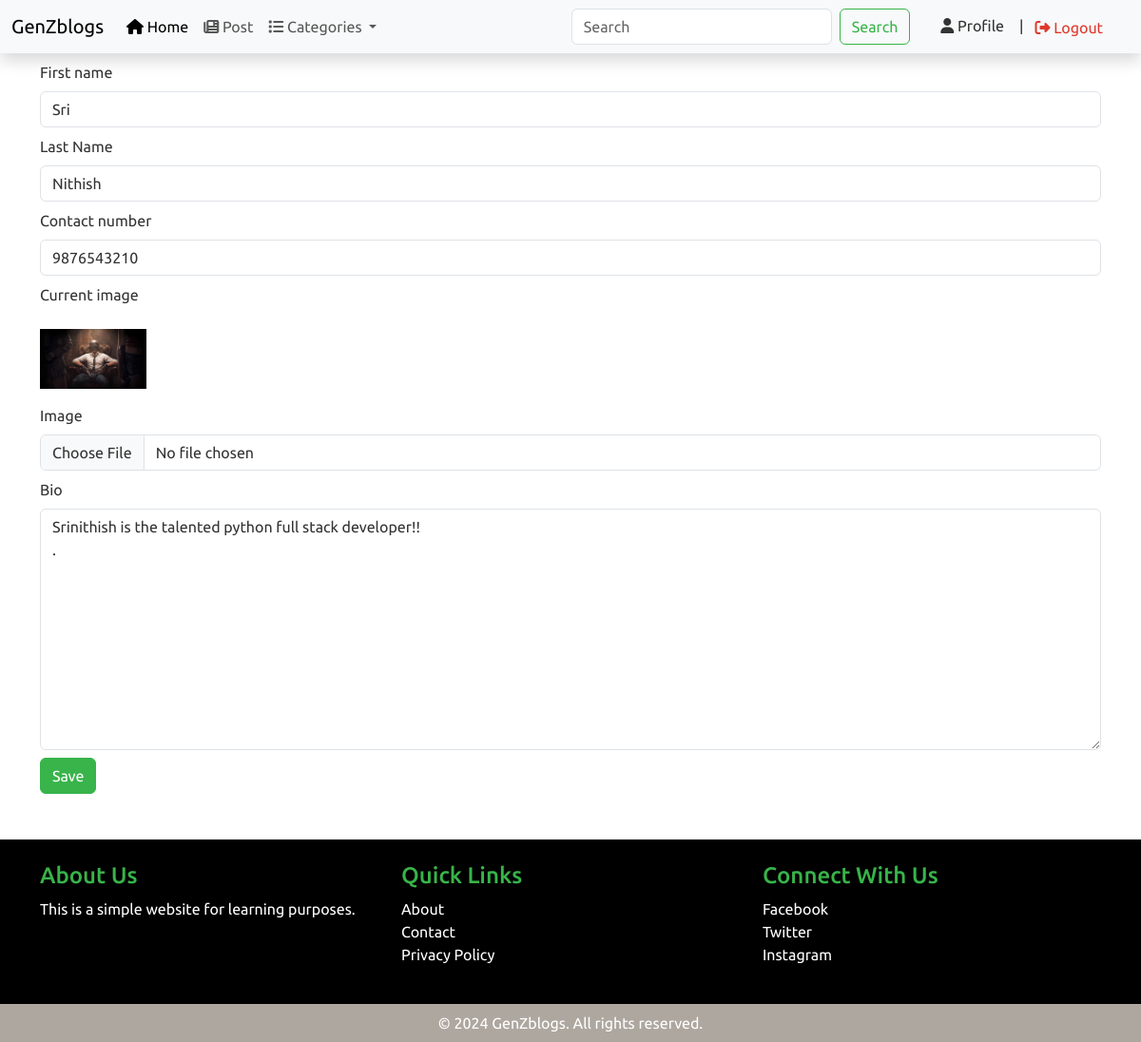
The page /users/profile/edit (signed in) on the database its author committed.
### users/models.py (models this page shows, shortened)
class Profile(models.Model):
    user=models.OneToOneField(User, on_delete=models.CASCADE)
    first_name=models.CharField(max_length=20,blank=True,null=True)
    last_name=models.CharField(max_length=20,blank=True,null=True)
    contact_number=models.CharField(max_length=20,default='999999999')
    image=models.ImageField(upload_to="profile_images/",default='profile.jpg')
    bio=models.TextField(max_length=500,blank=True,null=True)

### users/views.py (the view, shortened to what this page needs)
# urls.py: path('profile/edit',edit_profile,name='edit_profile'),
@login_required
def edit_profile(request):
    try:
        profile =request.user.profile
    except Profile.DoesNotExist:
        profile=None
    context={
        'profile':profile
    }
    return render(request,'users/edit_profile.html',context)

### article/models.py (called while the page is built)
    def __str__(self):
        return self.name

### article/views.py (called while the page is built)
def categories(request):
    categories = Category.objects.all()
    return {
        'categories' : categories,
    }

### users/templates/users/edit_profile.html (shortened to what this page needs)
{% extends "base.html" %}
{% block content %}
    <div class="container">
        <form action="" method="POST" enctype="multipart/form-data">
            <div class="form-group my-2">
              <label class="form-label" for="first_name">First name</label>
              <input type="text" class="form-control" id="first_name" name="first_name" value="{{profile.first_name}}">
            </div>
            <div class="form-group my-2">
                <label class="form-label" for="last_name">Last Name</label>
                <input type="text" class="form-control" id="last_name" name="last_name" value="{{profile.last_name}}">
            </div>
            <div class="form-group my-2">
                <label class="form-label" for="contact_number">Contact number</label>
                <input type="text" class="form-control" id="contact_number" name="contact_number" value="{{profile.contact_number}}">
            </div>
            <span>
                <p>Current image</p>
                <img class="my-2" style="width:10%;" src="{{profile.image.url}}" alt="">
            </span>
            <div class="form-group my-2">
                <label class="form-label" for="image">Image</label>
                <input type="file" class="form-control" id="image" name="image">
            </div>
            <div class="form-group my-2">
                <label class="form-label" for="">Bio</label>
                <textarea class="form-control" id="bio" name="bio" cols="30" rows="10">{{profile.bio}}</textarea>
            </div>
            <button class="btn btn-success" type="submit">Save</button>
        </form>
    </div>
{% endblock content %}

### static/css/style.css (style rules this page uses)
* { padding: 0; margin: 0; }

### rows shown on the page
Profile: first_name "Sri", last_name "Nithish", contact_number "9876543210", image (picture), bio "Srinithish is the talented python full stack developer!! ."
